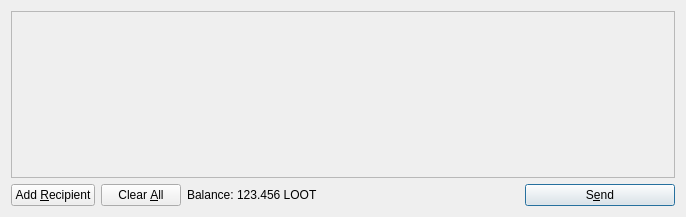
<?xml version="1.0" encoding="UTF-8"?>
<ui version="4.0">
 <class>SendCoinsDialog</class>
 <widget class="QDialog" name="SendCoinsDialog">
  <property name="geometry">
   <rect>
    <x>0</x>
    <y>0</y>
    <width>686</width>
    <height>217</height>
   </rect>
  </property>
  <property name="windowTitle">
   <string>Send Coins</string>
  </property>
  <layout class="QVBoxLayout" name="verticalLayout">
   <item>
    <widget class="QScrollArea" name="scrollArea">
     <property name="widgetResizable">
      <bool>true</bool>
     </property>
     <widget class="QWidget" name="scrollAreaWidgetContents">
      <property name="geometry">
       <rect>
        <x>0</x>
        <y>0</y>
        <width>666</width>
        <height>165</height>
       </rect>
      </property>
      <layout class="QVBoxLayout" name="verticalLayout_2">
       <property name="margin">
        <number>0</number>
       </property>
       <item>
        <layout class="QVBoxLayout" name="entries">
         <property name="spacing">
          <number>6</number>
         </property>
        </layout>
       </item>
       <item>
        <spacer name="verticalSpacer">
         <property name="orientation">
          <enum>Qt::Vertical</enum>
         </property>
         <property name="sizeHint" stdset="0">
          <size>
           <width>20</width>
           <height>40</height>
          </size>
         </property>
        </spacer>
       </item>
      </layout>
     </widget>
    </widget>
   </item>
   <item>
    <layout class="QHBoxLayout" name="horizontalLayout">
     <item>
      <widget class="QPushButton" name="addButton">
       <property name="toolTip">
        <string>Send to multiple recipients at once</string>
       </property>
       <property name="text">
        <string>Add &amp;Recipient</string>
       </property>
       <property name="icon">
        <iconset resource="../bitcoin.qrc">
         <normaloff>:/icons/add</normaloff>:/icons/add</iconset>
       </property>
       <property name="autoDefault">
        <bool>false</bool>
       </property>
      </widget>
     </item>
     <item>
      <widget class="QPushButton" name="clearButton">
       <property name="sizePolicy">
        <sizepolicy hsizetype="Minimum" vsizetype="Fixed">
         <horstretch>0</horstretch>
         <verstretch>0</verstretch>
        </sizepolicy>
       </property>
       <property name="toolTip">
        <string>Remove all transaction fields</string>
       </property>
       <property name="text">
        <string>Clear &amp;All</string>
       </property>
       <property name="icon">
        <iconset resource="../bitcoin.qrc">
         <normaloff>:/icons/remove</normaloff>:/icons/remove</iconset>
       </property>
       <property name="autoRepeatDelay">
        <number>300</number>
       </property>
       <property name="autoDefault">
        <bool>false</bool>
       </property>
      </widget>
     </item>
     <item>
      <layout class="QHBoxLayout" name="horizontalLayout_2">
       <property name="spacing">
        <number>3</number>
       </property>
       <item>
        <widget class="QLabel" name="label">
         <property name="text">
          <string>Balance:</string>
         </property>
        </widget>
       </item>
       <item>
        <widget class="QLabel" name="labelBalance">
         <property name="cursor">
          <cursorShape>IBeamCursor</cursorShape>
         </property>
         <property name="text">
          <string>123.456 LOOT</string>
         </property>
         <property name="textInteractionFlags">
          <set>Qt::LinksAccessibleByMouse|Qt::TextSelectableByKeyboard|Qt::TextSelectableByMouse</set>
         </property>
        </widget>
       </item>
      </layout>
     </item>
     <item>
      <spacer name="horizontalSpacer">
       <property name="orientation">
        <enum>Qt::Horizontal</enum>
       </property>
       <property name="sizeHint" stdset="0">
        <size>
         <width>40</width>
         <height>20</height>
        </size>
       </property>
      </spacer>
     </item>
     <item>
      <widget class="QPushButton" name="sendButton">
       <property name="minimumSize">
        <size>
         <width>150</width>
         <height>0</height>
        </size>
       </property>
       <property name="toolTip">
        <string>Confirm the send action</string>
       </property>
       <property name="text">
        <string>S&amp;end</string>
       </property>
       <property name="icon">
        <iconset resource="../bitcoin.qrc">
         <normaloff>:/icons/send</normaloff>:/icons/send</iconset>
       </property>
       <property name="default">
        <bool>true</bool>
       </property>
      </widget>
     </item>
    </layout>
   </item>
  </layout>
 </widget>
 <resources>
  <include location="../bitcoin.qrc"/>
 </resources>
 <connections/>
</ui>
